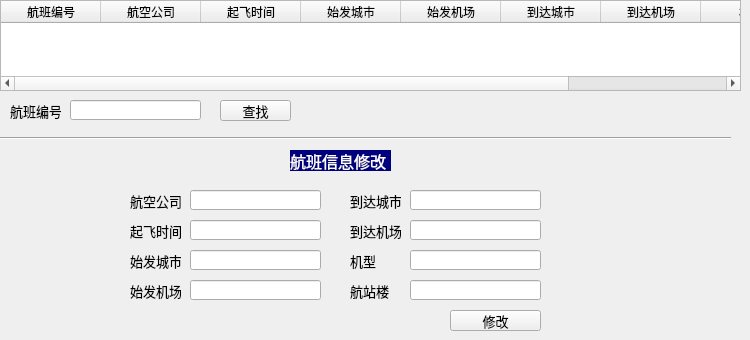
    <widget class="QWidget" name="tab_3">
     <attribute name="title">
      <string>航班信息修改</string>
     </attribute>
     <widget class="QTableWidget" name="tableWidget_3">
      <property name="geometry">
       <rect>
        <x>0</x>
        <y>0</y>
        <width>741</width>
        <height>91</height>
       </rect>
      </property>
      <column>
       <property name="text">
        <string>航班编号</string>
       </property>
      </column>
      <column>
       <property name="text">
        <string>航空公司</string>
       </property>
      </column>
      <column>
       <property name="text">
        <string>起飞时间</string>
       </property>
      </column>
      <column>
       <property name="text">
        <string>始发城市</string>
       </property>
      </column>
      <column>
       <property name="text">
        <string>始发机场</string>
       </property>
      </column>
      <column>
       <property name="text">
        <string>到达城市</string>
       </property>
      </column>
      <column>
       <property name="text">
        <string>到达机场</string>
       </property>
      </column>
      <column>
       <property name="text">
        <string>机型</string>
       </property>
      </column>
      <column>
       <property name="text">
        <string>航站楼</string>
       </property>
      </column>
     </widget>
     <widget class="QLabel" name="label_10">
      <property name="geometry">
       <rect>
        <x>290</x>
        <y>150</y>
        <width>101</width>
        <height>21</height>
       </rect>
      </property>
      <property name="font">
       <font>
        <pointsize>12</pointsize>
       </font>
      </property>
      <property name="styleSheet">
       <string notr="true">color: rgb(255, 255, 255);
background-color: rgb(0, 0, 127);</string>
      </property>
      <property name="text">
       <string>航班信息修改</string>
      </property>
     </widget>
     <widget class="QLineEdit" name="lineEdit_flightid_2">
      <property name="geometry">
       <rect>
        <x>70</x>
        <y>100</y>
        <width>131</width>
        <height>20</height>
       </rect>
      </property>
     </widget>
     <widget class="QLabel" name="label_11">
      <property name="geometry">
       <rect>
        <x>10</x>
        <y>100</y>
        <width>51</width>
        <height>21</height>
       </rect>
      </property>
      <property name="font">
       <font>
        <pointsize>10</pointsize>
       </font>
      </property>
      <property name="text">
       <string>航班编号</string>
      </property>
     </widget>
     <widget class="QLineEdit" name="lineEdit_arriveairport">
      <property name="geometry">
       <rect>
        <x>410</x>
        <y>220</y>
        <width>131</width>
        <height>20</height>
       </rect>
      </property>
     </widget>
     <widget class="QLabel" name="label_12">
      <property name="geometry">
       <rect>
        <x>350</x>
        <y>220</y>
        <width>51</width>
        <height>21</height>
       </rect>
      </property>
      <property name="font">
       <font>
        <pointsize>10</pointsize>
       </font>
      </property>
      <property name="text">
       <string>到达机场</string>
      </property>
     </widget>
     <widget class="QLineEdit" name="lineEdit_arrivecity">
      <property name="geometry">
       <rect>
        <x>410</x>
        <y>190</y>
        <width>131</width>
        <height>20</height>
       </rect>
      </property>
     </widget>
     <widget class="QLabel" name="label_13">
      <property name="geometry">
       <rect>
        <x>350</x>
        <y>190</y>
        <width>51</width>
        <height>21</height>
       </rect>
      </property>
      <property name="font">
       <font>
        <pointsize>10</pointsize>
       </font>
      </property>
      <property name="text">
       <string>到达城市</string>
      </property>
     </widget>
     <widget class="QLineEdit" name="lineEdit_departairport">
      <property name="geometry">
       <rect>
        <x>190</x>
        <y>280</y>
        <width>131</width>
        <height>20</height>
       </rect>
      </property>
     </widget>
     <widget class="QLabel" name="label_14">
      <property name="geometry">
       <rect>
        <x>130</x>
        <y>280</y>
        <width>51</width>
        <height>21</height>
       </rect>
      </property>
      <property name="font">
       <font>
        <pointsize>10</pointsize>
       </font>
      </property>
      <property name="text">
       <string>始发机场</string>
      </property>
     </widget>
     <widget class="QLineEdit" name="lineEdit_departcity">
      <property name="geometry">
       <rect>
        <x>190</x>
        <y>250</y>
        <width>131</width>
        <height>20</height>
       </rect>
      </property>
     </widget>
     <widget class="QLabel" name="label_15">
      <property name="geometry">
       <rect>
        <x>130</x>
        <y>250</y>
        <width>51</width>
        <height>21</height>
       </rect>
      </property>
      <property name="font">
       <font>
        <pointsize>10</pointsize>
       </font>
      </property>
      <property name="text">
       <string>始发城市</string>
      </property>
     </widget>
     <widget class="QLineEdit" name="lineEdit_departtime">
      <property name="geometry">
       <rect>
        <x>190</x>
        <y>220</y>
        <width>131</width>
        <height>20</height>
       </rect>
      </property>
     </widget>
     <widget class="QLabel" name="label_16">
      <property name="geometry">
       <rect>
        <x>130</x>
        <y>220</y>
        <width>51</width>
        <height>21</height>
       </rect>
      </property>
      <property name="font">
       <font>
        <pointsize>10</pointsize>
       </font>
      </property>
      <property name="text">
       <string>起飞时间</string>
      </property>
     </widget>
     <widget class="QLineEdit" name="lineEdit_aircompany1">
      <property name="geometry">
       <rect>
        <x>190</x>
        <y>190</y>
        <width>131</width>
        <height>20</height>
       </rect>
      </property>
     </widget>
     <widget class="QLabel" name="label_17">
      <property name="geometry">
       <rect>
        <x>130</x>
        <y>190</y>
        <width>51</width>
        <height>21</height>
       </rect>
      </property>
      <property name="font">
       <font>
        <pointsize>10</pointsize>
       </font>
      </property>
      <property name="text">
       <string>航空公司</string>
      </property>
     </widget>
     <widget class="QLineEdit" name="lineEdit_terminal">
      <property name="geometry">
       <rect>
        <x>410</x>
        <y>280</y>
        <width>131</width>
        <height>20</height>
       </rect>
      </property>
     </widget>
     <widget class="QLabel" name="label_18">
      <property name="geometry">
       <rect>
        <x>350</x>
        <y>280</y>
        <width>51</width>
        <height>21</height>
       </rect>
      </property>
      <property name="font">
       <font>
        <pointsize>10</pointsize>
       </font>
      </property>
      <property name="text">
       <string>航站楼</string>
      </property>
     </widget>
     <widget class="QPushButton" name="flight_modify">
      <property name="geometry">
       <rect>
        <x>450</x>
        <y>310</y>
        <width>91</width>
        <height>21</height>
       </rect>
      </property>
      <property name="font">
       <font>
        <pointsize>10</pointsize>
       </font>
      </property>
      <property name="text">
       <string>修改</string>
      </property>
     </widget>
     <widget class="QLineEdit" name="lineEdit_planemodel">
      <property name="geometry">
       <rect>
        <x>410</x>
        <y>250</y>
        <width>131</width>
        <height>20</height>
       </rect>
      </property>
     </widget>
     <widget class="QLabel" name="label_19">
      <property name="geometry">
       <rect>
        <x>350</x>
        <y>250</y>
        <width>51</width>
        <height>21</height>
       </rect>
      </property>
      <property name="font">
       <font>
        <pointsize>10</pointsize>
       </font>
      </property>
      <property name="text">
       <string>机型</string>
      </property>
     </widget>
     <widget class="Line" name="line_5">
      <property name="geometry">
       <rect>
        <x>-10</x>
        <y>130</y>
        <width>741</width>
        <height>16</height>
       </rect>
      </property>
      <property name="orientation">
       <enum>Qt::Horizontal</enum>
      </property>
     </widget>
     <widget class="QPushButton" name="flight_modify_2">
      <property name="geometry">
       <rect>
        <x>220</x>
        <y>100</y>
        <width>71</width>
        <height>21</height>
       </rect>
      </property>
      <property name="font">
       <font>
        <pointsize>10</pointsize>
       </font>
      </property>
      <property name="text">
       <string>查找</string>
      </property>
     </widget>
    </widget>
